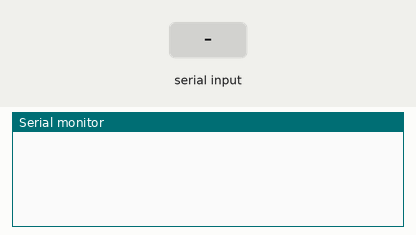
Bench run of a sketch on a simulated Arduino Mega 2560, built with avr-gcc and run on an emulated ATmega2560. Parts: the last lines printed to the serial monitor. Inputs (shaded band) come from the test bench.

Above: at 1.2 s.
1.3 s: "A\n" received over the second serial link
At 2.0 s:
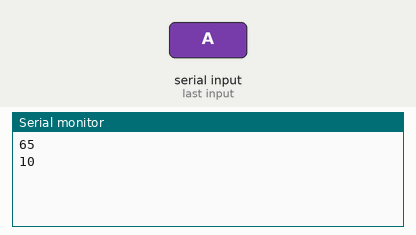
2.8 s: "1\n" received over the second serial link
At 3.2 s:
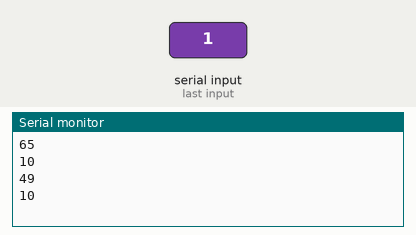
Timing chart, 0 to 5.8 s (numbered marks = the images above; inputs shaded):
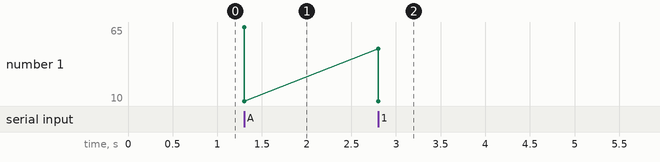

Measured:
- after the input at 1.3 s, the serial monitor: prints a new line at once (image 1)
- after the input at 2.8 s, the serial monitor: prints a new line at once (image 2)

The sketch:

Comm_Test_V02.ino
```cpp
// This program tests the communication between the Arduino Due and the Speedgoat.
// Created by Samantha Tropeano and Anderson Lebbad on 6/30/15

double alpha = 123.45; //arbitrary value to output
int inByte = 0;
int message = 0;

char buf[8];

void setup() {
  Serial.begin(115200);
  Serial1.begin(115200,SERIAL_7E1);

}

void loop() {
  inByte = Serial1.read();
  if (inByte != -1) {
      //Serial1.print("!A:+123.450\r\n");
      if (inByte == 65) {
        message = 1;
      }
      if (inByte == 13) {
        message = 0;
      }
      if (message == 1) {
        Serial.println(inByte);
      }
  }

}
```
